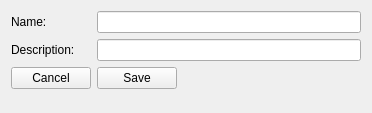
<?xml version="1.0" encoding="UTF-8"?>
<ui version="4.0">
 <class>ThemeForm</class>
 <widget class="QWidget" name="ThemeForm">
  <property name="geometry">
   <rect>
    <x>0</x>
    <y>0</y>
    <width>372</width>
    <height>113</height>
   </rect>
  </property>
  <property name="windowTitle">
   <string>Form</string>
  </property>
  <layout class="QFormLayout" name="formLayout">
   <property name="fieldGrowthPolicy">
    <enum>QFormLayout::ExpandingFieldsGrow</enum>
   </property>
   <item row="0" column="0">
    <widget class="QLabel" name="nameLabel">
     <property name="text">
      <string>Name:</string>
     </property>
    </widget>
   </item>
   <item row="0" column="1">
    <widget class="QLineEdit" name="nameLineEdit"/>
   </item>
   <item row="2" column="0">
    <widget class="QLabel" name="descriptionLabel">
     <property name="text">
      <string>Description:</string>
     </property>
    </widget>
   </item>
   <item row="2" column="1">
    <widget class="QLineEdit" name="descriptionLineEdit"/>
   </item>
   <item row="3" column="0">
    <widget class="QPushButton" name="cancelPushButton">
     <property name="text">
      <string>Cancel</string>
     </property>
    </widget>
   </item>
   <item row="3" column="1">
    <widget class="QPushButton" name="savePushButton">
     <property name="layoutDirection">
      <enum>Qt::LeftToRight</enum>
     </property>
     <property name="text">
      <string>Save</string>
     </property>
    </widget>
   </item>
  </layout>
 </widget>
 <resources/>
 <connections/>
</ui>
